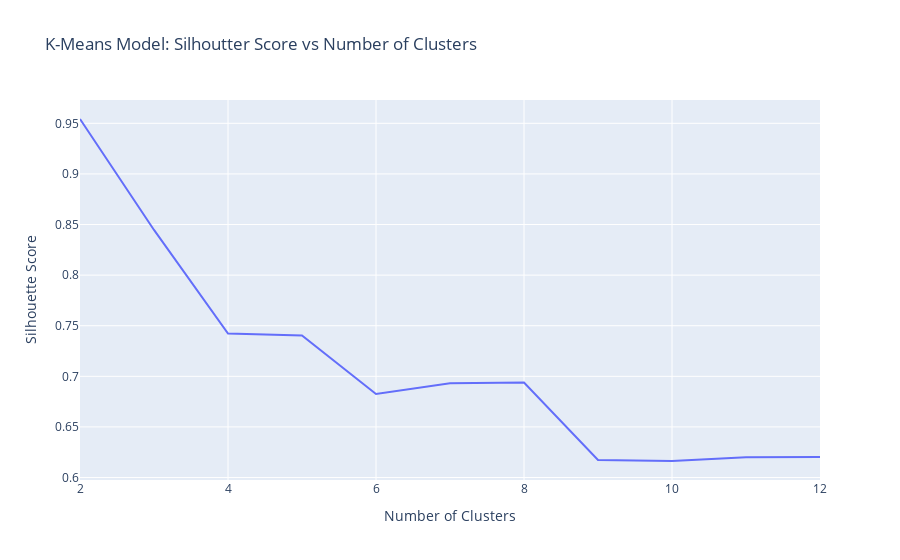

This figure's notebook cell:
### Markdown cell above
And let's do the same thing with our Silhouette Scores.
We use plotly express also to create a line plot that shows the values of silhouette_scores as a function of n_clusters.

From this we can see that the best silhouette scores occur when there are 3 clusters.
Putting the information from this plot together with our inertia plot, it seems like the best setting for n_clusters will be 3.

### Code cell
# Create a line plot of `silhouette_scores` vs `n_clusters`
fig = px.line(x=n_clusters, y=silhouette_scores, title="K-Means Model: Silhoutter Score vs Number of Clusters")
fig.update_layout(xaxis_title="Number of Clusters", yaxis_title="Silhouette Score")


fig.show()

### Figure 1 — Plotly figure (JSON) as saved in the notebook; plotly's stock layout.template omitted (floating-point values rounded to 4 significant figures)
{"data": [{"hovertemplate": "x=%{x}<br>y=%{y}<extra></extra>", "legendgroup": "", "line": {"color": "#636efa", "dash": "solid"}, "marker": {"symbol": "circle"}, "mode": "lines", "name": "", "orientation": "v", "showlegend": false, "type": "scatter", "x": [2, 3, 4, 5, 6, 7, 8, 9, 10, 11, 12], "xaxis": "x", "y": [0.9543, 0.8447, 0.7422, 0.7405, 0.6826, 0.6931, 0.6938, 0.6174, 0.6163, 0.6201, 0.6203], "yaxis": "y"}], "layout": {"legend": {"tracegroupgap": 0}, "title": {"text": "K-Means Model: Silhoutter Score vs Number of Clusters"}, "xaxis": {"anchor": "y", "domain": [0, 1], "title": {"text": "Number of Clusters"}}, "yaxis": {"anchor": "x", "domain": [0, 1], "title": {"text": "Silhouette Score"}}}}
